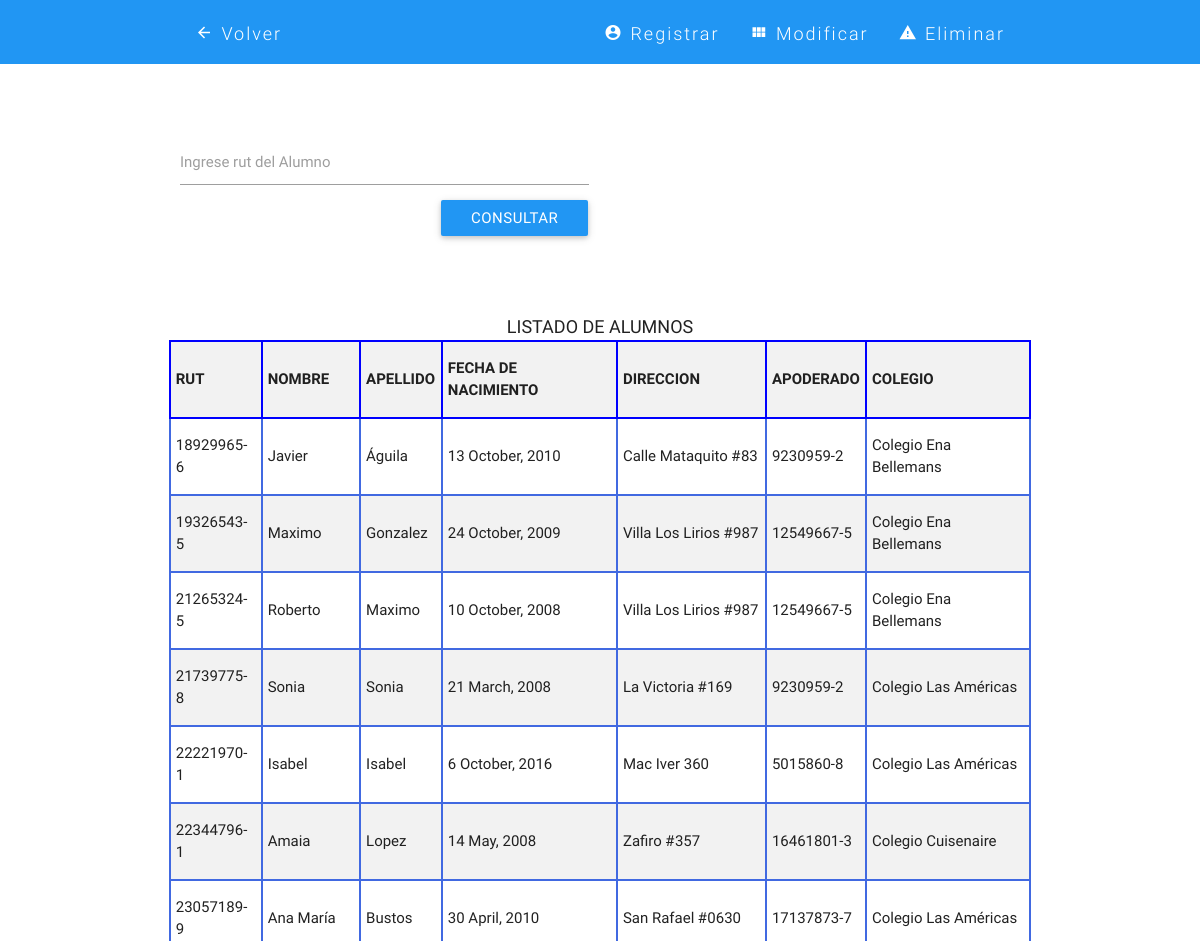
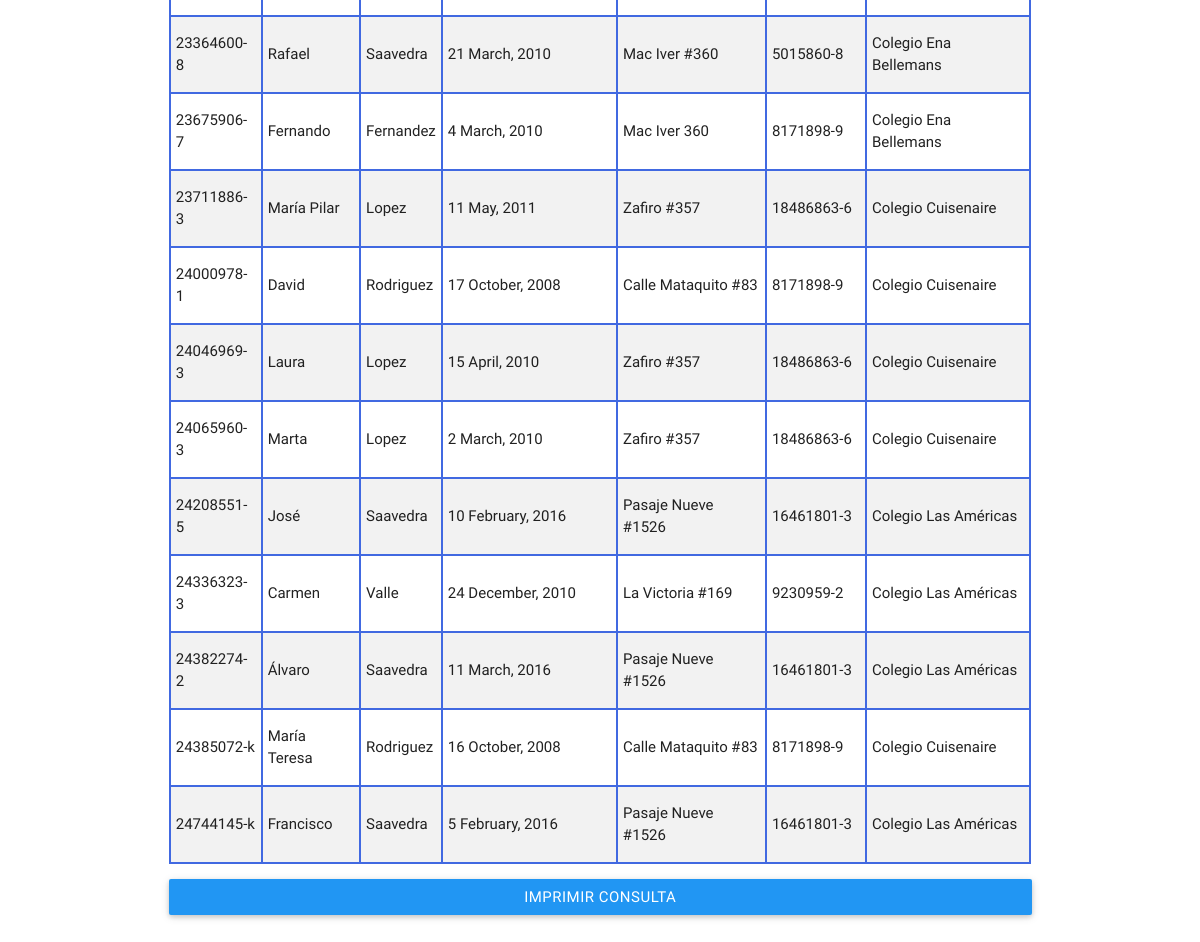
Screenshot of /alucon.php (signed in) with the database file from the repository (2 pictures, top to bottom).
### tables this page shows
CREATE TABLE IF NOT EXISTS `alumnos` (
  `rut` varchar(20) NOT NULL COMMENT 'Registra el rut del alumno',
  `nombre` varchar(20) NOT NULL COMMENT 'Registra el nombre del alumno',
  `apellido` varchar(20) NOT NULL COMMENT 'Registra el apellido del alumno',
  `fecha` varchar(50) NOT NULL COMMENT 'Registra la fecha de nacimiento del alumno',
  `direccion` varchar(50) NOT NULL COMMENT 'Registra la direccion del alumno',
  `rut_apo` varchar(20) NOT NULL COMMENT 'Registra el rut del apoderado a cargo del alumno',
  `colegio` mediumint(9) NOT NULL COMMENT 'Registra el colegio del alumno',
  `coordenadas` varchar(60) NOT NULL COMMENT 'Registra las coordenadas del hogar del alumno',
  `causal` varchar(50) NOT NULL,
  `estado` varchar(20) NOT NULL COMMENT 'Almacena si el alumno sigue activo en el sistema',
  PRIMARY KEY (`rut`),
  KEY `rut_apo` (`rut_apo`),
  KEY `colegio` (`colegio`)
);

CREATE TABLE IF NOT EXISTS `colegio` (
  `id` mediumint(9) NOT NULL AUTO_INCREMENT COMMENT 'Registra el numero de colegios registrados',
  `nom_col` char(30) NOT NULL COMMENT 'Registra el nombre del colegio',
  `des_col` char(30) NOT NULL COMMENT 'Registra la direccion del colegio',
  `coordenadas` varchar(45) NOT NULL,
  PRIMARY KEY (`id`)
);

### utilidades.php (the view, shortened to what this page needs)
<?php
class utilidades
{
    private $m;
    private function conexion(){
        $this->m = new MySQLi("localhost","root","","sbsystem");
    }
                ?>
            <?php
    public function listaralumno(){
        $sql = "select alumnos.rut, alumnos.nombre, alumnos.apellido,alumnos.fecha, alumnos.direccion,alumnos.rut_apo,colegio.nom_col from alumnos,colegio where alumnos.colegio=colegio.id";
        $sentencia = $this->m->query($sql);
        while($rs = $sentencia->fetch_array(MYSQLI_BOTH)){
            echo "<tr style=\"border: 2px solid royalblue\" >";
            echo "<td style=\"border: 2px solid royalblue\">" . $rs[0] . "</td>";
            echo "<td style=\"border: 2px solid royalblue\">" . $rs[1] . "</td>";
            echo "<td style=\"border: 2px solid royalblue\">" . $rs[2] . "</td>";
            echo "<td style=\"border: 2px solid royalblue\">" . $rs[3] . "</td>";
            echo "<td style=\"border: 2px solid royalblue\">" . $rs[4] . "</td>";
            echo "<td style=\"border: 2px solid royalblue\">" . $rs[5] . "</td>";
            echo "<td style=\"border: 2px solid royalblue\">" . $rs[6] . "</td>";
            echo "</tr>";
        }
    }
}

### rows the page displays
alumnos: rut "18929965-6", nombre "Javier", apellido "Águila", fecha "13 October, 2010", direccion "Calle Mataquito #83", rut_apo "9230959-2", colegio.nom_col "Colegio Ena Bellemans"
alumnos: rut "19326543-5", nombre "Maximo", apellido "Gonzalez", fecha "24 October, 2009", direccion "Villa Los Lirios #987", rut_apo "12549667-5", colegio.nom_col "Colegio Ena Bellemans"
alumnos: rut "21265324-5", nombre "Roberto", apellido "Maximo", fecha "10 October, 2008", direccion "Villa Los Lirios #987", rut_apo "12549667-5", colegio.nom_col "Colegio Ena Bellemans"
alumnos: rut "21739775-8", nombre "Sonia", apellido "Sonia", fecha "21 March, 2008", direccion "La Victoria #169", rut_apo "9230959-2", colegio.nom_col "Colegio Las Américas"
alumnos: rut "22221970-1", nombre "Isabel", apellido "Isabel", fecha "6 October, 2016", direccion "Mac Iver 360", rut_apo "5015860-8", colegio.nom_col "Colegio Las Américas"
alumnos: rut "22344796-1", nombre "Amaia", apellido "Lopez", fecha "14 May, 2008", direccion "Zafiro #357", rut_apo "16461801-3", colegio.nom_col "Colegio Cuisenaire"
alumnos: rut "23057189-9", nombre "Ana María", apellido "Bustos", fecha "30 April, 2010", direccion "San Rafael #0630", rut_apo "17137873-7", colegio.nom_col "Colegio Las Américas"
alumnos: rut "23364600-8", nombre "Rafael", apellido "Saavedra", fecha "21 March, 2010", direccion "Mac Iver #360", rut_apo "5015860-8", colegio.nom_col "Colegio Ena Bellemans"
alumnos: rut "23675906-7", nombre "Fernando", apellido "Fernandez", fecha "4 March, 2010", direccion "Mac Iver 360", rut_apo "8171898-9", colegio.nom_col "Colegio Ena Bellemans"
alumnos: rut "23711886-3", nombre "María Pilar", apellido "Lopez", fecha "11 May, 2011", direccion "Zafiro #357", rut_apo "18486863-6", colegio.nom_col "Colegio Cuisenaire"
alumnos: rut "24000978-1", nombre "David", apellido "Rodriguez", fecha "17 October, 2008", direccion "Calle Mataquito #83", rut_apo "8171898-9", colegio.nom_col "Colegio Cuisenaire"
alumnos: rut "24046969-3", nombre "Laura", apellido "Lopez", fecha "15 April, 2010", direccion "Zafiro #357", rut_apo "18486863-6", colegio.nom_col "Colegio Cuisenaire"
alumnos: rut "24065960-3", nombre "Marta", apellido "Lopez", fecha "2 March, 2010", direccion "Zafiro #357", rut_apo "18486863-6", colegio.nom_col "Colegio Cuisenaire"
alumnos: rut "24208551-5", nombre "José", apellido "Saavedra", fecha "10 February, 2016", direccion "Pasaje Nueve #1526", rut_apo "16461801-3", colegio.nom_col "Colegio Las Américas"
alumnos: rut "24336323-3", nombre "Carmen", apellido "Valle", fecha "24 December, 2010", direccion "La Victoria #169", rut_apo "9230959-2", colegio.nom_col "Colegio Las Américas"
alumnos: rut "24382274-2", nombre "Álvaro", apellido "Saavedra", fecha "11 March, 2016", direccion "Pasaje Nueve #1526", rut_apo "16461801-3", colegio.nom_col "Colegio Las Américas"
alumnos: rut "24385072-k", nombre "María Teresa", apellido "Rodriguez", fecha "16 October, 2008", direccion "Calle Mataquito #83", rut_apo "8171898-9", colegio.nom_col "Colegio Cuisenaire"
alumnos: rut "24744145-k", nombre "Francisco", apellido "Saavedra", fecha "5 February, 2016", direccion "Pasaje Nueve #1526", rut_apo "16461801-3", colegio.nom_col "Colegio Las Américas"
